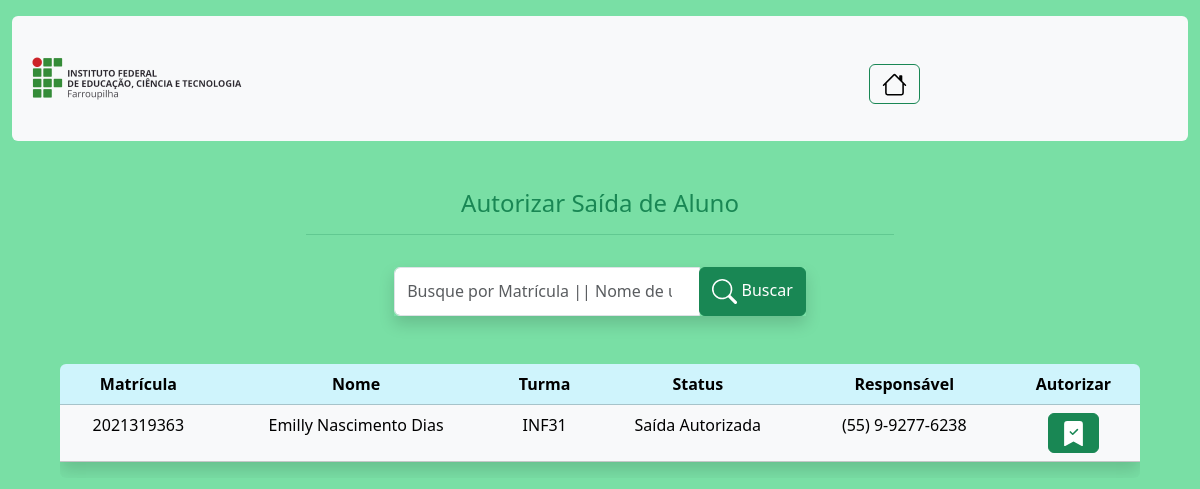
Page /Admin/buscar_aluno.php?filtro=2021319363 (signed in) on the committed database.
### tables this page shows
CREATE TABLE IF NOT EXISTS `historico` (
  `ID_historico` int NOT NULL AUTO_INCREMENT,
  `data_hr` datetime NOT NULL,
  `matricula` char(10) NOT NULL,
  `motivo` varchar(255) DEFAULT NULL,
  PRIMARY KEY (`ID_historico`),
  KEY `matricula` (`matricula`) USING BTREE
);

CREATE TABLE IF NOT EXISTS `aluno` (
  `matricula` char(10) NOT NULL,
  `nome` varchar(100) NOT NULL,
  `email` varchar(100) NOT NULL,
  `num_responsavel` varchar(16) NOT NULL,
  `foto` varchar(255) DEFAULT NULL,
  `ID_turma` int NOT NULL,
  PRIMARY KEY (`matricula`),
  KEY `ID_turma` (`ID_turma`) USING BTREE
);

CREATE TABLE IF NOT EXISTS `turma` (
  `ID_turma` int NOT NULL AUTO_INCREMENT,
  `nome_turma` char(6) NOT NULL,
  PRIMARY KEY (`ID_turma`)
);

CREATE TABLE IF NOT EXISTS `status` (
  `ID_status` int NOT NULL AUTO_INCREMENT,
  `descricao` varchar(30) NOT NULL,
  PRIMARY KEY (`ID_status`)
);

### Admin/autorizar_aluno.php (the view, shortened to what this page needs)
<?php
include("../config.php");
$busca = $_GET['filtro'];
if(is_numeric($busca)){
    $consulta = "SELECT * FROM historico AS hist INNER JOIN aluno AS al ON hist.matricula = al.matricula
    INNER JOIN turma AS tur ON tur.ID_turma = al.ID_turma
    INNER JOIN informa AS inf ON hist.ID_historico = inf.ID_historico
    INNER JOIN status AS stts ON inf.ID_status = stts.ID_status
    WHERE al.matricula = $busca AND hist.ID_historico = (SELECT MAX(ID_historico)
    FROM historico WHERE matricula = $busca)";
    $resultConsulta = $connect->query($consulta);
    $qtLinhasConsulta = $resultConsulta->num_rows;
}
if ($qtLinhasConsulta > 0) {
    print "<div class='rounded table-responsive text-center m-5'>";
    print "<table class='table table-light table-hover shadow'>";
    print "<thead class='table-info'>";
    print "<tr>";
    print "<th> Matrícula </th>";
    print "<th> Nome </th>";
    print "<th> Turma </th>";
    print "<th> Status </th>";
    print "<th> Responsável </th>";
    print "<th> Autorizar </th>";
    print "</tr>";
    print "</thead>";
    while ($rowCon = $resultConsulta->fetch_object()) {
        print "<tbody>";
        print "<tr>";
        print "<td>" . $rowCon->matricula . "</td>";
        print "<td>" . $rowCon->nome . "</td>";
        print "<td>" . $rowCon->nome_turma . "</td>";
        print "<td>" . $rowCon->descricao . "</td>";
        print "<td>" . $rowCon->num_responsavel . "</td>";
        print "<td><button type='button' class='btn btn-success' data-bs-toggle='modal' data-bs-target='#exampleModal'>
        <svg xmlns='http://www.w3.org/2000/svg' width='25' height='25' fill='currentColor' class='bi bi-bookmark-check-fill' viewBox='0 0 16 16'><path fill-rule='evenodd' d='M2 15.5V2a2 2 0 0 1 2-2h8a2 2 0 0 1 2 2v13.5a.5.5 0 0 1-.74.439L8 13.069l-5.26 2.87A.5.5 0 0 1 2 15.5zm8.854-9.646a.5.5 0 0 0-.708-.708L7.5 7.793 6.354 6.646a.5.5 0 1 0-.708.708l1.5 1.5a.5.5 0 0 0 .708 0l3-3z'/>
        </svg></button></td>";
        print "</tr>";
        print "</tbody>";
    }
    print "</table>";
    print "</div>";
} else {
    print "<p class='alert alert-danger text-center m-3 w-50 mx-auto'>Não Foraram Encontrados Resultados!</p>";
}
?>

### rows in the picture
historico: matricula.matricula "2021319363", matricula.nome "Emilly Nascimento Dias", turma.nome_turma "INF31", status.descricao "Saída Autorizada", matricula.num_responsavel "(55) 9-9277-6238"
